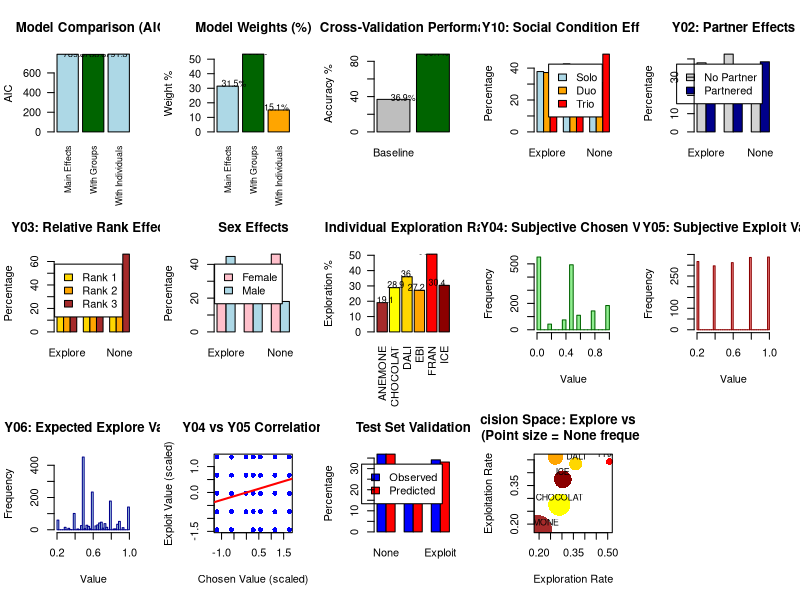

Write the R code that produced this figure. (Note: this script raises an error after producing the figure.)
# COMPREHENSIVE TRINOMIAL MODEL VISUALIZATION
# Complete visualization suite for all specified variables (y10, y02, y03, y04, y05, y06)

library(nnet)

# Load and prepare data (same as final model)
data_raw <- read.csv("Explore Exploit Dataset.csv")

# Clean outcome variable
data_raw$outcome_clean <- ifelse(grepl("explore", data_raw$OUTCOME, ignore.case = TRUE), "explore",
                               ifelse(grepl("exploit", data_raw$OUTCOME, ignore.case = TRUE), "exploit", 
                                     ifelse(data_raw$OUTCOME %in% c("NONE", "none", "stop"), "none", "other")))

data_valid <- data_raw[!is.na(data_raw$outcome_clean) & data_raw$outcome_clean != "other", ]

# Add monkey characteristics
monkey_info <- data.frame(
  monkey = c("FRAN", "CHOCOLAT", "DALI", "ICE", "EBI", "ANEMONE"),
  sex = c("Male", "Female", "Male", "Female", "Male", "Female"),
  hierarchy = c("Dominant", "Dominant", "Intermediate", "Intermediate", "Subordinate", "Subordinate")
)

data_analysis <- merge(data_valid, monkey_info, by = "monkey", all.x = TRUE)

# Create complete dataset
model_data <- data_analysis[
  !is.na(data_analysis$CONDITION) &
  !is.na(data_analysis$PAIRED_WITH) &
  !is.na(data_analysis$RELATIVE_RANK) &
  !is.na(data_analysis$SUBJECTIVE_CHOSEN_VALUE) &
  !is.na(data_analysis$subjective_exploit) &
  !is.na(data_analysis$expected_explore), ]

# Prepare variables
model_data$y10_condition <- factor(model_data$CONDITION, levels = c("solo", "duo", "trio"))
model_data$y02_partner_group <- ifelse(model_data$PAIRED_WITH == "", "NONE", "PARTNERED")
model_data$y02_partner_group <- factor(model_data$y02_partner_group)
model_data$y03_rel_rank <- model_data$RELATIVE_RANK
model_data$y04_chosen_value <- scale(model_data$SUBJECTIVE_CHOSEN_VALUE)[,1]
model_data$y05_exploit_value <- scale(model_data$subjective_exploit)[,1]
model_data$y06_explore_expect <- scale(model_data$expected_explore)[,1]
model_data$sex_group <- factor(model_data$sex)
model_data$hierarchy_group <- factor(model_data$hierarchy, levels = c("Subordinate", "Intermediate", "Dominant"))
model_data$monkey_group <- factor(model_data$monkey)
model_data$outcome_factor <- factor(model_data$outcome_clean, levels = c("none", "explore", "exploit"))

# Cross-validation
set.seed(42)
train_indices <- sample(1:nrow(model_data), size = floor(0.7 * nrow(model_data)))
train_data <- model_data[train_indices, ]
test_data <- model_data[-train_indices, ]

# Fit models for comparison
model_all_main <- multinom(outcome_factor ~ y10_condition + y02_partner_group + y03_rel_rank + 
                          y04_chosen_value + y05_exploit_value + y06_explore_expect,
                          data = train_data, trace = FALSE)

model_with_groups <- multinom(outcome_factor ~ y10_condition + y02_partner_group + y03_rel_rank + 
                             y04_chosen_value + y05_exploit_value + y06_explore_expect +
                             sex_group + hierarchy_group,
                             data = train_data, trace = FALSE)

model_full_individuals <- multinom(outcome_factor ~ y10_condition + y02_partner_group + y03_rel_rank + 
                                  y04_chosen_value + y05_exploit_value + y06_explore_expect +
                                  monkey_group,
                                  data = train_data, trace = FALSE)

# Model comparison
models <- list(
  "Main Effects" = model_all_main,
  "With Groups" = model_with_groups,
  "With Individuals" = model_full_individuals
)

aic_values <- sapply(models, AIC)
best_model <- models[[which.min(aic_values)]]

# Calculate AIC weights
delta_aic <- aic_values - min(aic_values)
aic_weights <- exp(-0.5 * delta_aic) / sum(exp(-0.5 * delta_aic))

# Cross-validation results
test_predictions <- predict(best_model, newdata = test_data, type = "probs")
test_pred_classes <- predict(best_model, newdata = test_data)
accuracy <- mean(test_pred_classes == test_data$outcome_factor)
baseline_accuracy <- max(table(test_data$outcome_factor)) / nrow(test_data)

# Calculate effect sizes for each variable
solo_rates <- table(model_data$outcome_clean[model_data$y10_condition == "solo"]) / 
              sum(model_data$y10_condition == "solo") * 100
duo_rates <- table(model_data$outcome_clean[model_data$y10_condition == "duo"]) / 
             sum(model_data$y10_condition == "duo") * 100
trio_rates <- table(model_data$outcome_clean[model_data$y10_condition == "trio"]) / 
              sum(model_data$y10_condition == "trio") * 100

none_partner_rates <- table(model_data$outcome_clean[model_data$y02_partner_group == "NONE"]) / 
                      sum(model_data$y02_partner_group == "NONE") * 100
partnered_rates <- table(model_data$outcome_clean[model_data$y02_partner_group == "PARTNERED"]) / 
                   sum(model_data$y02_partner_group == "PARTNERED") * 100

rank1_rates <- table(model_data$outcome_clean[model_data$y03_rel_rank == 1]) / 
               sum(model_data$y03_rel_rank == 1) * 100
rank2_rates <- table(model_data$outcome_clean[model_data$y03_rel_rank == 2]) / 
               sum(model_data$y03_rel_rank == 2) * 100
rank3_rates <- table(model_data$outcome_clean[model_data$y03_rel_rank == 3]) / 
               sum(model_data$y03_rel_rank == 3) * 100

male_rates <- table(model_data$outcome_clean[model_data$sex_group == "Male"]) / 
              sum(model_data$sex_group == "Male") * 100
female_rates <- table(model_data$outcome_clean[model_data$sex_group == "Female"]) / 
                sum(model_data$sex_group == "Female") * 100

# Individual monkey rates
monkey_rates <- data.frame()
for(monkey in levels(model_data$monkey_group)) {
  rates <- table(model_data$outcome_clean[model_data$monkey_group == monkey]) / 
           sum(model_data$monkey_group == monkey) * 100
  monkey_rates <- rbind(monkey_rates, data.frame(
    monkey = monkey,
    explore = rates["explore"],
    exploit = rates["exploit"], 
    none = rates["none"]
  ))
}

# Create comprehensive visualization
pdf("comprehensive_trinomial_results.pdf", width = 24, height = 18)
layout(matrix(1:15, nrow = 3, ncol = 5, byrow = TRUE))

# Plot 1: AIC Model Comparison
barplot(aic_values, main = "Model Comparison (AIC)", ylab = "AIC", 
        col = ifelse(aic_values == min(aic_values), "darkgreen", "lightblue"),
        las = 2, cex.names = 0.8)
text(1:length(aic_values), aic_values + 5, round(aic_values, 1), cex = 0.8)

# Plot 2: AIC Weights
barplot(aic_weights * 100, main = "Model Weights (%)", ylab = "Weight %",
        col = c("lightblue", "darkgreen", "orange"), las = 2, cex.names = 0.8)
text(1:length(aic_weights), aic_weights * 100 + 2, 
     paste0(round(aic_weights * 100, 1), "%"), cex = 0.8)

# Plot 3: Cross-validation Performance
barplot(c(baseline_accuracy, accuracy) * 100,
        names.arg = c("Baseline", "Model"),
        main = "Cross-Validation Performance", ylab = "Accuracy %",
        col = c("gray", "darkgreen"))
text(1:2, c(baseline_accuracy, accuracy) * 100 + 2, 
     paste0(round(c(baseline_accuracy, accuracy) * 100, 1), "%"), cex = 0.8)

# Plot 4: Y10 - Social Condition Effects
condition_matrix <- rbind(solo_rates, duo_rates, trio_rates)
barplot(condition_matrix, beside = TRUE,
        main = "Y10: Social Condition Effects", ylab = "Percentage",
        col = c("lightblue", "orange", "red"),
        legend.text = c("Solo", "Duo", "Trio"),
        names.arg = c("Explore", "Exploit", "None"))

# Plot 5: Y02 - Partner Effects  
partner_matrix <- rbind(none_partner_rates, partnered_rates)
barplot(partner_matrix, beside = TRUE,
        main = "Y02: Partner Effects", ylab = "Percentage", 
        col = c("lightgray", "darkblue"),
        legend.text = c("No Partner", "Partnered"),
        names.arg = c("Explore", "Exploit", "None"))

# Plot 6: Y03 - Relative Rank Effects
rank_matrix <- rbind(rank1_rates, rank2_rates, rank3_rates)
barplot(rank_matrix, beside = TRUE,
        main = "Y03: Relative Rank Effects", ylab = "Percentage",
        col = c("gold", "orange", "brown"),
        legend.text = c("Rank 1", "Rank 2", "Rank 3"),
        names.arg = c("Explore", "Exploit", "None"))

# Plot 7: Sex Effects
sex_matrix <- rbind(female_rates, male_rates)
barplot(sex_matrix, beside = TRUE,
        main = "Sex Effects", ylab = "Percentage",
        col = c("pink", "lightblue"),
        legend.text = c("Female", "Male"),
        names.arg = c("Explore", "Exploit", "None"))

# Plot 8: Individual Monkey Exploration Rates
barplot(monkey_rates$explore, names.arg = monkey_rates$monkey,
        main = "Individual Exploration Rates", ylab = "Exploration %",
        col = c("brown", "yellow", "gold", "orange", "red", "darkred"),
        las = 2)
text(1:6, monkey_rates$explore + 2, round(monkey_rates$explore, 1), cex = 0.8)

# Plot 9: Y04 - Subjective Chosen Value Distribution
hist(model_data$SUBJECTIVE_CHOSEN_VALUE, breaks = 30,
     main = "Y04: Subjective Chosen Value", xlab = "Value", 
     col = "lightgreen", border = "darkgreen")

# Plot 10: Y05 - Subjective Exploit Value Distribution  
hist(model_data$subjective_exploit, breaks = 30,
     main = "Y05: Subjective Exploit Value", xlab = "Value",
     col = "lightcoral", border = "darkred")

# Plot 11: Y06 - Expected Explore Value Distribution
hist(model_data$expected_explore, breaks = 30,
     main = "Y06: Expected Explore Value", xlab = "Value",
     col = "lightblue", border = "darkblue")

# Plot 12: Value Correlations
plot(model_data$y04_chosen_value, model_data$y05_exploit_value,
     main = "Y04 vs Y05 Correlation", xlab = "Chosen Value (scaled)", 
     ylab = "Exploit Value (scaled)", pch = 16, col = "blue")
abline(lm(model_data$y05_exploit_value ~ model_data$y04_chosen_value), col = "red", lwd = 2)
text(-2, 2, paste("r =", round(cor(model_data$y04_chosen_value, model_data$y05_exploit_value), 3)), 
     cex = 1.2, col = "red")

# Plot 13: Test Set Validation
observed_rates <- table(test_data$outcome_factor) / nrow(test_data) * 100
predicted_rates <- colMeans(test_predictions) * 100
validation_matrix <- rbind(observed_rates, predicted_rates)
barplot(validation_matrix, beside = TRUE,
        main = "Test Set Validation", ylab = "Percentage",
        col = c("blue", "red"),
        legend.text = c("Observed", "Predicted"),
        names.arg = c("None", "Explore", "Exploit"))

# Plot 14: Decision Triangle
monkey_triangles <- data.frame()
for(monkey in levels(model_data$monkey_group)) {
  subset_data <- model_data[model_data$monkey_group == monkey, ]
  total <- nrow(subset_data)
  explore_prop <- sum(subset_data$outcome_clean == "explore") / total
  exploit_prop <- sum(subset_data$outcome_clean == "exploit") / total
  none_prop <- sum(subset_data$outcome_clean == "none") / total
  
  monkey_triangles <- rbind(monkey_triangles, data.frame(
    monkey = monkey,
    explore = explore_prop,
    exploit = exploit_prop,
    none = none_prop
  ))
}

plot(monkey_triangles$explore, monkey_triangles$exploit,
     main = "Decision Space: Explore vs Exploit\n(Point size = None frequency)",
     xlab = "Exploration Rate", ylab = "Exploitation Rate",
     pch = 16, cex = monkey_triangles$none * 8 + 1,
     col = c("brown", "yellow", "gold", "orange", "red", "darkred"))
text(monkey_triangles$explore, monkey_triangles$exploit + 0.03, 
     monkey_triangles$monkey, cex = 0.8)

# Plot 15: Coefficient Significance
coeffs <- summary(best_model)$coefficients
std_errors <- summary(best_model)$standard.errors
z_scores <- coeffs / std_errors
p_values <- 2 * (1 - pnorm(abs(z_scores)))

sig_p_explore <- p_values[1, -1]  # Exclude intercept, explore vs none
sig_p_exploit <- p_values[2, -1]  # Exclude intercept, exploit vs none
var_names <- names(sig_p_explore)

barplot(c(-log10(sig_p_explore), -log10(sig_p_exploit)),
        main = "Coefficient Significance\n-log10(p-value)",
        ylab = "-log10(p-value)", las = 2, cex.names = 0.4,
        col = rep(c("darkgreen", "darkorange"), each = length(sig_p_explore)))
abline(h = -log10(0.05), col = "red", lty = 2)
legend("topright", c("Explore vs None", "Exploit vs None"), 
       fill = c("darkgreen", "darkorange"), cex = 0.8)

dev.off()

# Create detailed AIC comparison table
aic_comparison <- data.frame(
  Model = names(aic_values),
  AIC = aic_values,
  Delta_AIC = delta_aic,
  AIC_Weight = aic_weights,
  Evidence_Ratio = max(aic_weights) / aic_weights,
  Interpretation = ifelse(delta_aic == 0, "Best model",
                         ifelse(delta_aic < 2, "Substantial support",
                               ifelse(delta_aic < 4, "Considerably less support",
                                     ifelse(delta_aic < 7, "Much less support", "No support"))))
)

# Save detailed results
write.csv(aic_comparison, "comprehensive_aic_comparison.csv", row.names = FALSE)

# Create effect sizes summary
effect_sizes_summary <- data.frame(
  Variable = c("Y10_Solo", "Y10_Duo", "Y10_Trio", 
               "Y02_None", "Y02_Partnered",
               "Y03_Rank1", "Y03_Rank2", "Y03_Rank3",
               "Sex_Female", "Sex_Male"),
  Explore_Rate = c(solo_rates["explore"], duo_rates["explore"], trio_rates["explore"],
                   none_partner_rates["explore"], partnered_rates["explore"],
                   rank1_rates["explore"], rank2_rates["explore"], rank3_rates["explore"],
                   female_rates["explore"], male_rates["explore"]),
  Exploit_Rate = c(solo_rates["exploit"], duo_rates["exploit"], trio_rates["exploit"],
                   none_partner_rates["exploit"], partnered_rates["exploit"],
                   rank1_rates["exploit"], rank2_rates["exploit"], rank3_rates["exploit"],
                   female_rates["exploit"], male_rates["exploit"]),
  None_Rate = c(solo_rates["none"], duo_rates["none"], trio_rates["none"],
                none_partner_rates["none"], partnered_rates["none"],
                rank1_rates["none"], rank2_rates["none"], rank3_rates["none"],
                female_rates["none"], male_rates["none"])
)

write.csv(effect_sizes_summary, "comprehensive_effect_sizes.csv", row.names = FALSE)

# Create individual monkey summary
monkey_summary <- data.frame(
  Monkey = monkey_rates$monkey,
  Sex = c("Female", "Female", "Male", "Male", "Male", "Female")[match(monkey_rates$monkey, 
         c("ANEMONE", "CHOCOLAT", "DALI", "EBI", "FRAN", "ICE"))],
  Hierarchy = c("Subordinate", "Dominant", "Intermediate", "Subordinate", "Dominant", "Intermediate")[match(monkey_rates$monkey,
              c("ANEMONE", "CHOCOLAT", "DALI", "EBI", "FRAN", "ICE"))],
  Explore_Rate = monkey_rates$explore,
  Exploit_Rate = monkey_rates$exploit,
  None_Rate = monkey_rates$none,
  Total_Trials = as.numeric(table(model_data$monkey_group))
)

write.csv(monkey_summary, "comprehensive_monkey_summary.csv", row.names = FALSE)

cat("=== COMPREHENSIVE VISUALIZATION COMPLETE ===\n")
cat("Files generated:\n")
cat("- comprehensive_trinomial_results.pdf (15 visualizations)\n")
cat("- comprehensive_aic_comparison.csv\n")
cat("- comprehensive_effect_sizes.csv\n") 
cat("- comprehensive_monkey_summary.csv\n")
cat("\nVisualization includes:\n")
cat("✓ AIC model comparison with weights\n")
cat("✓ Cross-validation performance\n")
cat("✓ All variable effects (Y10, Y02, Y03)\n")
cat("✓ Value distributions (Y04, Y05, Y06)\n")
cat("✓ Individual monkey profiles\n")
cat("✓ Decision space triangular plot\n")
cat("✓ Statistical significance visualization\n")
cat("✓ Test set validation\n") 
